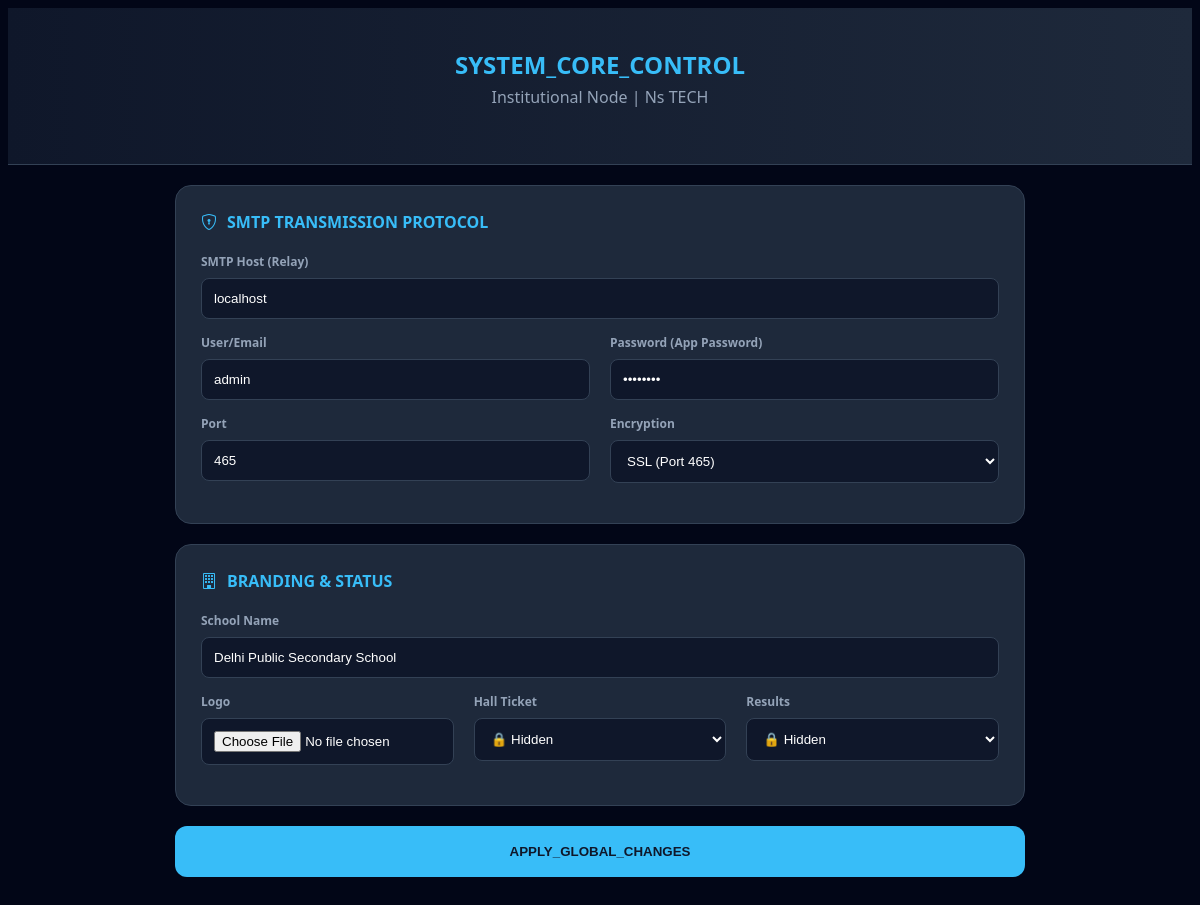
/admin/settings/index.php, run on the app's committed database.
### tables this page shows
CREATE TABLE `settings` (
  `id` int(11) NOT NULL,
  `school_name` varchar(255) DEFAULT 'Delhi Public Secondary School',
  `logo` varchar(255) DEFAULT NULL,
  `result_status` varchar(50) DEFAULT 'draft',
  `hall_ticket_status` varchar(50) DEFAULT 'draft',
  `smtp_host` varchar(255) DEFAULT 'localhost',
  `smtp_user` varchar(255) DEFAULT NULL,
  `smtp_pass` varchar(255) DEFAULT NULL,
  `smtp_port` int(11) DEFAULT 465,
  `smtp_encryption` varchar(10) DEFAULT 'ssl'
);

### admin/settings/index.php (the view, shortened to what this page needs)
<?php
include '../../config/db.php';
$set = $conn->query("SELECT * FROM settings WHERE id=1")->fetch_assoc();
?>
<!DOCTYPE html>
<html>
<head>
    <link rel="stylesheet" href="https://cdn.jsdelivr.net/npm/bootstrap-icons@1.11.1/font/bootstrap-icons.css">
</head>
<body>
    <div class="header">
        <h2 style="margin:0; color: #38bdf8;">SYSTEM_CORE_CONTROL</h2>
        <p style="color:#94a3b8; margin-top:5px;">Institutional Node | Ns TECH</p>
    </div>
    <div class="container">
        <form method="POST" enctype="multipart/form-data">
            <div class="card">
                <h3><i class="bi bi-shield-lock"></i> SMTP Transmission Protocol</h3>
                <label>SMTP Host (Relay)</label>
                <input type="text" name="smtp_host" value="<?= $set['smtp_host'] ?>" placeholder="e.g. smtp.gmail.com">
                <div class="row-flex">
                    <div><label>User/Email</label><input type="text" name="smtp_user" value="<?= $set['smtp_user'] ?>"></div>
                    <div><label>Password (App Password)</label><input type="password" name="smtp_pass" value="<?= $set['smtp_pass'] ?>"></div>
                </div>
                <div class="row-flex">
                    <div><label>Port</label><input type="number" name="smtp_port" value="<?= $set['smtp_port'] ?>"></div>
                    <div><label>Encryption</label>
                        <select name="smtp_encryption">
                            <option value="ssl" <?= $set['smtp_encryption']=='ssl'?'selected':''?>>SSL (Port 465)</option>
                        </select>
                    </div>
                </div>
            </div>
            <div class="card">
                <h3><i class="bi bi-building"></i> Branding & Status</h3>
                <label>School Name</label>
                <input type="text" name="school_name" value="<?= $set['school_name'] ?>">
                <div class="row-flex">
                    <div><label>Logo</label><input type="file" name="logo"></div>
                    <div><label>Hall Ticket</label><select name="hall_ticket_status"><option value="draft" <?= $set['hall_ticket_status']=='draft'?'selected':''?>>🔒 Hidden</option></select></div>
                    <div><label>Results</label><select name="result_status"><option value="draft" <?= $set['result_status']=='draft'?'selected':''?>>🔒 Hidden</option></select></div>
                </div>
            </div>
            <button name="save">APPLY_GLOBAL_CHANGES</button>
        </form>
    </div>
</body>
</html>

### admin/settings/index.php (style rules this page uses)
body { background:#020617; color:#f8fafc; font-family:'Segoe UI', sans-serif; padding-bottom:50px; }
.header { background:linear-gradient(to right, #0f172a, #1e293b); padding:40px; border-bottom:1px solid #334155; text-align:center; }
.container { max-width:850px; margin:20px auto; padding:0 20px; }
.card { background:#1e293b; padding:25px; border-radius:16px; margin-bottom:20px; border:1px solid #334155; }
h3 { margin:0 0 20px 0; font-size:1rem; display:flex; align-items:center; gap:10px; color:#38bdf8; text-transform:uppercase; }
label { display:block; margin-bottom:8px; font-size:0.75rem; color:#94a3b8; font-weight:700; }
input, select { width:100%; padding:12px; border-radius:8px; border:1px solid #334155; background:#0f172a; color:white; margin-bottom:15px; box-sizing:border-box; }
.row-flex { display:flex; gap:20px; }
.row-flex > div { flex:1; }
button { width:100%; padding:18px; background:#38bdf8; border:none; border-radius:12px; color:#0f172a; font-weight:bold; cursor:pointer; }

### data on the page
settings: smtp_host "localhost", smtp_user "admin", smtp_port "465", smtp_encryption "SSL (Port 465)", school_name "Delhi Public Secondary School", hall_ticket_status "🔒 Hidden", result_status "🔒 Hidden"
